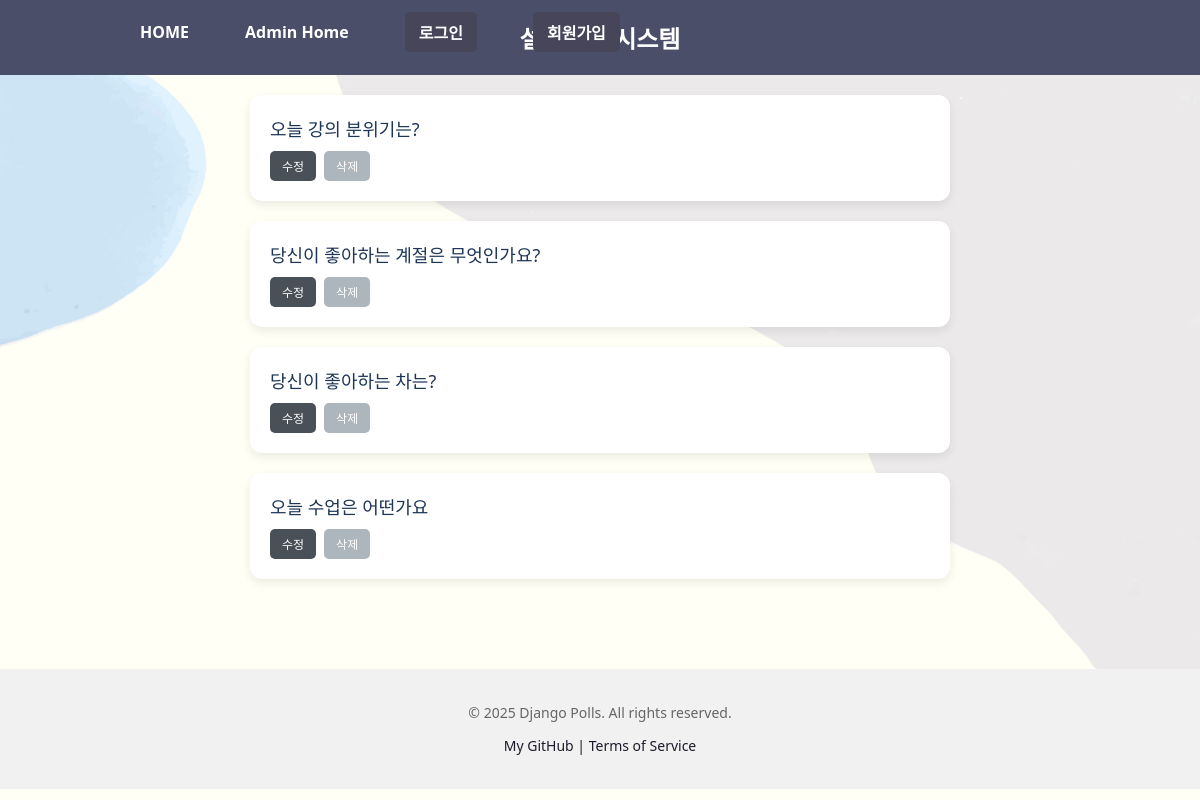
The page /polls/ on the database as committed earlier.
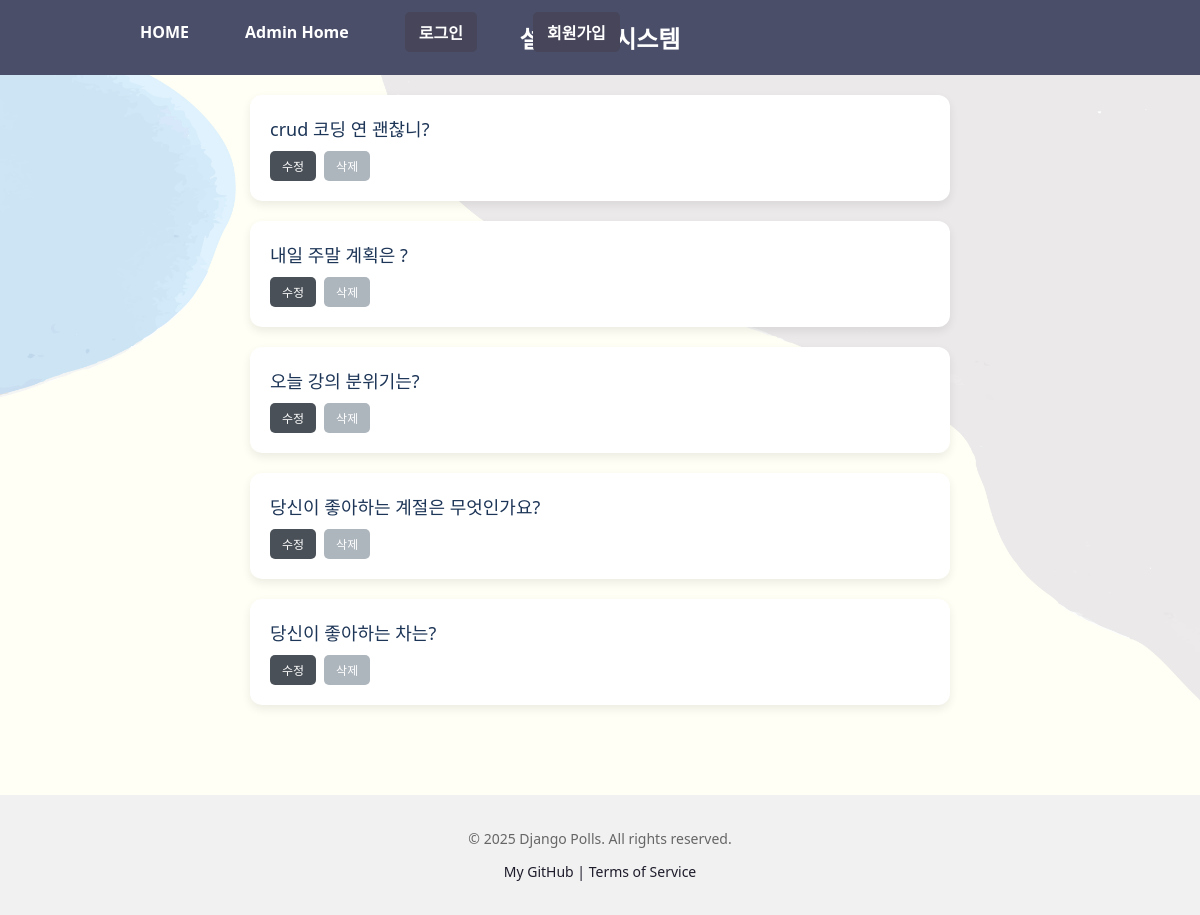
The same page on the database as committed later.
### polls/models.py (models this page shows, shortened)
class Question(models.Model):
    question_text = models.CharField(max_length=200)
    pub_date = models.DateTimeField('date published')

### polls/views.py (the view)
# urls.py: path("", views.IndexView.as_view(), name="index"),
class IndexView(generic.ListView):
    template_name = "polls/index.html"
    context_object_name = "latest_question_list"
    def get_queryset(self):
        return Question.objects.filter(
            pub_date__lte=timezone.now()   # 👈 핵심
        ).order_by("-pub_date")[:5]

### templates/polls/index.html (shortened to what this page needs)
{% extends "polls/base.html" %} {% load static %}
{% block content %}
{% if latest_question_list %}
<ul class="question-list">
 {% for question in latest_question_list %}
 <li class="question-item">
  <div class="question-text">
   <a href="{% url 'polls:detail' question.id %}">{{ question.question_text }}</a>
  </div>
  <div class="question-actions">
   <a href="{% url 'polls:question_update' question.id %}" class="button update">수정</a>
   <a href="{% url 'polls:question_delete' question.id %}" class="button delete">삭제</a>
  </div>
 </li>
 {% endfor %}
</ul>
{% else %}
<p>No polls are available.</p>
{% endif %} {% endblock %}

Rows that differ between the two databases and show on the page:
no longer on this page (row unchanged): Question: question_text "오늘 수업은 어떤가요"
added Question: question_text "crud 코딩 연 괜찮니?"
added Question: question_text "내일 주말 계획은 ?"
